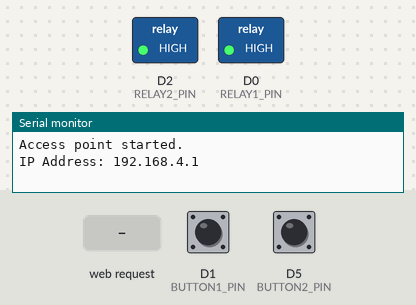
A sketch run on a simulated ESP8266 (NodeMCU). On the bench: switched loads named in the sketch (green lamp = pin HIGH), the last lines printed to the serial monitor. The inputs (shaded band) are chosen by the test bench; at power-on: D5 (BUTTON2_PIN) HIGH, D1 (BUTTON1_PIN) HIGH.

Above: at 1.2 s.
1.3 s: HTTP request GET /relay1On received
At 1.6 s:
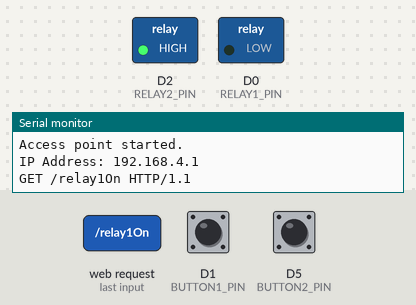
2.8 s: D5 (BUTTON2_PIN) pulled LOW for 0.15 s
At 2.88 s:
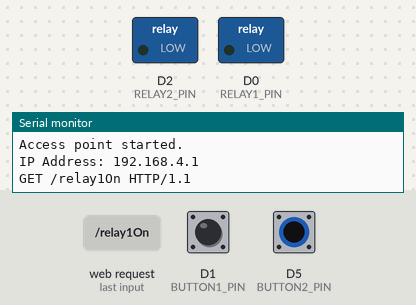
4.4 s: D5 (BUTTON2_PIN) pulled LOW for 3.2 s
At 8.5 s:
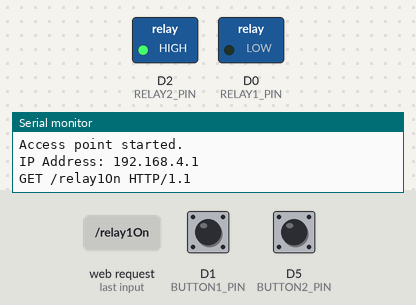
9.1 s: HTTP request GET /relay1Off received
At 9.9 s:
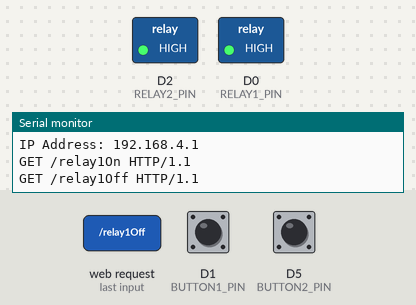
10.6 s: HTTP request GET /relay2On received
At 11.3 s:
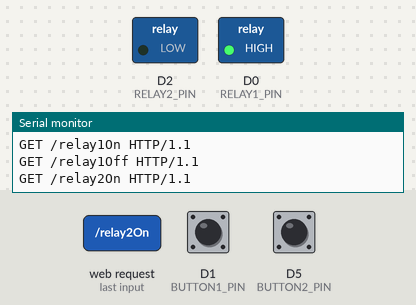
12.1 s: HTTP request GET /relay2Off received
At 13.2 s:
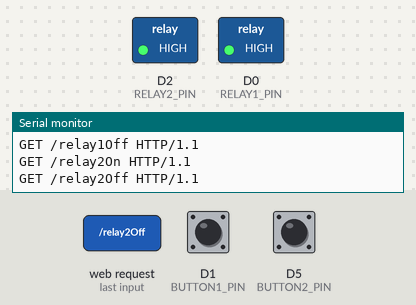
Timing chart, 0 to 14.6 s (numbered marks = the images above; inputs shaded):
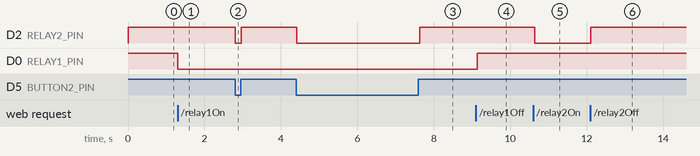

Measured:
- after the input at 1.3 s, D0 (RELAY1_PIN): HIGH → LOW at once
- after the input at 2.8 s, D2 (RELAY2_PIN): HIGH → LOW at once, → HIGH 0.15 s later
- after the input at 4.4 s, D2 (RELAY2_PIN): HIGH → LOW at once, → HIGH 3.2 s later
- after the input at 9.1 s, D0 (RELAY1_PIN): LOW → HIGH at once
- after the input at 10.6 s, D2 (RELAY2_PIN): HIGH → LOW after 0.05 s
- after the input at 12.1 s, D2 (RELAY2_PIN): LOW → HIGH at once

The sketch:

nodemcu_code_without_internet_hotspot_mode.ino
```cpp
#include <ESP8266WiFi.h>
#include <DNSServer.h>

// Pin assignments for relays and buttons
#define RELAY1_PIN D0
#define RELAY2_PIN D2

#define BUTTON1_PIN D1
#define BUTTON2_PIN D5

// HTML page for the web server
const char* htmlPage = R"rawliteral(
<!DOCTYPE html>
<html lang="en">
<head>
    <title>ESP8266 Load Control</title>
    <style>
        body {
            font-family: Arial, sans-serif;
            text-align: center;
            margin: 0;
            padding: 0;
            background-color: #f9f9f9;
        }
        h1 {
            background-color: #007BFF;
            color: white;
            padding: 15px;
            margin: 0;
            font-size: 55px;
        }
        .button-container {
            display: flex;
            flex-direction: column;
            gap: 30px;
            max-width: 600px;
            margin: 0 auto;
            padding-top: 60px;
        }
        .btn-row {
            display: flex;
            justify-content: space-between;
            gap: 20px;
        }
        button {
            width: 100%;
            padding: 35px;
            font-size: 40px;
            color: #fff;
            background-color: #007BFF;
            border: none;
            border-radius: 10px;
            cursor: pointer;
            transition: background-color 0.2s;
        }
        button.danger {
            background-color: #dc3545;
        }
        button:hover {
            background-color: #0056b3;
        }
        button:active {
            background-color: #004080;
        }
        button.danger:hover {
            background-color: #b6202f;
        }
    </style>
</head>
<body>
    <h1>Control Two Loads</h1>
    <div class="button-container">
        <div class="btn-row">
            <button onclick="sendRequest('relay1On')">Load 1 ON</button>
            <button onclick="sendRequest('relay1Off')" class="danger">Load 1 OFF</button>
        </div>
        <div class="btn-row">
            <button onclick="sendRequest('relay2On')">Load 2 ON</button>
            <button onclick="sendRequest('relay2Off')" class="danger">Load 2 OFF</button>
        </div>
    </div>
    <script>
        function sendRequest(action) {
            fetch('/' + action)
                .then(response => response.text())
                .then(data => console.log(data))
                .catch(error => console.error('Error:', error));
        }
    </script>
</body>
</html>
)rawliteral";

// Set up the ESP8266 as an access point
const char* ssid = "ESP8266 Load Control";
const char* password = "12345678";

// DNS and Web server instances
DNSServer dnsServer;
WiFiServer server(80);

// Variables to track relay states
bool relay1State = false;
bool relay2State = false;

void setup() {
  Serial.begin(9600);

  // Set relay pins as output
  pinMode(RELAY1_PIN, OUTPUT);
  pinMode(RELAY2_PIN, OUTPUT);

  // Set button pins as input with pullup resistors
  pinMode(BUTTON1_PIN, INPUT_PULLUP);
  pinMode(BUTTON2_PIN, INPUT_PULLUP);

  // Set default relay states (OFF)
  digitalWrite(RELAY1_PIN, HIGH);
  digitalWrite(RELAY2_PIN, HIGH);

  // Start the access point
  WiFi.softAP(ssid, password);
  Serial.println("Access point started.");
  Serial.print("IP Address: ");
  Serial.println(WiFi.softAPIP());

  // Start DNS server and redirect all requests to the ESP8266 IP
  dnsServer.start(53, "*", WiFi.softAPIP());

  // Start the web server
  server.begin();
}

void loop() {
  // Handle DNS requests
  dnsServer.processNextRequest();

  // Web server functionality
  WiFiClient client = server.available();
  if (client) {
    while (!client.available()) delay(1);

    String request = client.readStringUntil('\r');
    Serial.println(request);

    if (request.indexOf("/relay1On") != -1) {
      digitalWrite(RELAY1_PIN, LOW);
      relay1State = true;
    } else if (request.indexOf("/relay1Off") != -1) {
      digitalWrite(RELAY1_PIN, HIGH);
      relay1State = false;
    } else if (request.indexOf("/relay2On") != -1) {
      digitalWrite(RELAY2_PIN, LOW);
      relay2State = true;
    } else if (request.indexOf("/relay2Off") != -1) {
      digitalWrite(RELAY2_PIN, HIGH);
      relay2State = false;
    }

    client.flush();
    client.print("HTTP/1.1 200 OK\r\nContent-Type: text/html\r\n\r\n");
    client.print(htmlPage);
    client.stop();
  }

  // Physical button functionality
  static bool lastButton1State = HIGH;
  static bool lastButton2State = HIGH;

  bool currentButton1State = digitalRead(BUTTON1_PIN);
  bool currentButton2State = digitalRead(BUTTON2_PIN);

  if (currentButton1State != lastButton1State) {
    digitalWrite(RELAY1_PIN, currentButton1State);
    lastButton1State = currentButton1State;
  }

  if (currentButton2State != lastButton2State) {
    digitalWrite(RELAY2_PIN, currentButton2State);
    lastButton2State = currentButton2State;
  }

  lastButton1State = currentButton1State;
  lastButton2State = currentButton2State;

  delay(50); // Debounce delay
}
```
